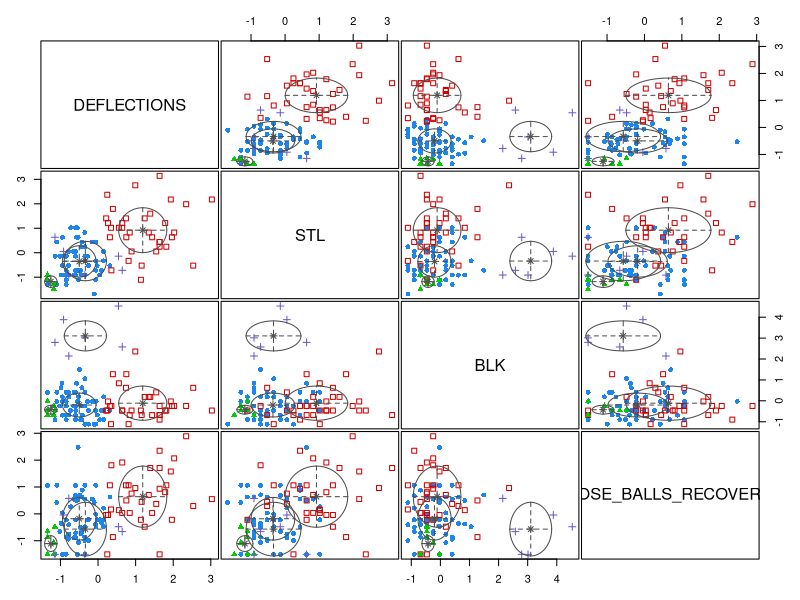

Here is the R script that generated this plot:
library(mclust)
# cat("\014")  
if (getwd() == '/home/neil/'){
  setwd('projects/colonel-cluster/population')  
}
# read csv and merge
zone_data = read.csv('./data/zone_shooting.csv', header=TRUE)
speed_data = read.csv('./data/speed.csv', header=TRUE)
hustle_data = read.csv('./data/hustle.csv', header=TRUE)
overall_data = read.csv('./data/overall_defense.csv', header=TRUE)

data = merge(zone_data, speed_data, by=c('PLAYER_ID', 'PLAYER_NAME', 'TEAM_ID', 'TEAM_ABBREVIATION'))
data = merge(data, hustle_data, by=c('PLAYER_ID', 'PLAYER_NAME', 'TEAM_ID', 'TEAM_ABBREVIATION'))
data = merge(data, overall_data, by=c('PLAYER_ID', 'PLAYER_NAME', 'TEAM_ID', 'TEAM_ABBREVIATION'))

# any player that does not average ten or more minutes should be removed
data = data[data$MIN >= 10,]

# subset for columns used in calculations
data = subset(data, select = c(
  'PLAYER_NAME',
  'MIN',
  'AVG_SPEED_OFF',
  'AVG_SPEED_DEF',
  'BLK',
  'CONTESTED_SHOTS',
  'CONTESTED_SHOTS_2PT',
  'CONTESTED_SHOTS_3PT',
  'DEFLECTIONS',
  'DREB',
  'LOOSE_BALLS_RECOVERED',
  'OPP_FGA_RA',
  'OPP_FG_PCT_RA',
  'OPP_FGA_NRA',
  'OPP_FG_PCT_NRA',
  'OPP_FGA_MR',
  'OPP_FG_PCT_MR',
  'OPP_FGA_LC3',
  'OPP_FG_PCT_LC3',
  'OPP_FGA_RC3',
  'OPP_FG_PCT_RC3',
  'OPP_FGA_AB3',
  'OPP_FG_PCT_AB3',
  'STL'
  ))

########################################
# Make products of volume and percentage, then segment skills to three zones: paint, mid range, and three
########################################
data = transform(data, OPP_RA = OPP_FGA_RA / OPP_FG_PCT_RA)
data = transform(data, OPP_NRA = OPP_FGA_NRA / OPP_FG_PCT_NRA)
data = transform(data, OPP_MR = OPP_FGA_MR / OPP_FG_PCT_MR)
data = transform(data, OPP_LC3 = OPP_FGA_LC3 / OPP_FG_PCT_LC3)
data = transform(data, OPP_RC3 = OPP_FGA_RC3 / OPP_FG_PCT_RC3)
data = transform(data, OPP_AB3 = OPP_FGA_AB3 / OPP_FG_PCT_AB3)

data = transform(data, OPP_PAINT = (OPP_NRA + OPP_NRA)/2)
data = transform(data, OPP_THREE = (OPP_LC3 + OPP_RC3 + OPP_AB3)/3)
data = transform(data, SPEED_DIFF = (AVG_SPEED_DEF - AVG_SPEED_OFF))


data = subset(data, select = c(
  'PLAYER_NAME',
  'OPP_PAINT',
  'OPP_MR',
  'OPP_THREE',
  'CONTESTED_SHOTS_2PT',
  'CONTESTED_SHOTS_3PT',
  'DEFLECTIONS',
  'DREB',
  'STL',
  'BLK',
  'LOOSE_BALLS_RECOVERED',
  'SPEED_DIFF'
))

data[mapply(is.infinite, data)] = 0 
data = na.omit(data)

write.csv(data, './data/cluster_metrics.csv')

names = data['PLAYER_NAME']
data$PLAYER_NAME = NULL

data = scale(data)

# create frames of related stats
zone_data = subset(data, select = c(
  'OPP_PAINT',
  'OPP_MR',
  'OPP_THREE',
  'CONTESTED_SHOTS_2PT',
  'CONTESTED_SHOTS_3PT',
  'DREB'
))

contested_data = subset(data, select = c(
  'CONTESTED_SHOTS_2PT',
  'CONTESTED_SHOTS_3PT',
  'DEFLECTIONS',
  'BLK'
))

handle_data = subset(data, select = c(
  'DEFLECTIONS',
  'STL',
  'BLK',
  'LOOSE_BALLS_RECOVERED'
))

hustle_data = subset(data, select = c(
  'SPEED_DIFF'
))

# select dataset to plot
data = handle_data

BIC = mclustBIC(data)
mod1 = Mclust(data, x = BIC)
print(summary(mod1, parameters = TRUE))
# plot(BIC)
plot(mod1, what = "classification")

mod1dr = MclustDR(mod1, lambda = 1)
# plot(mod1dr, what = "boundaries", ngrid = 200)
